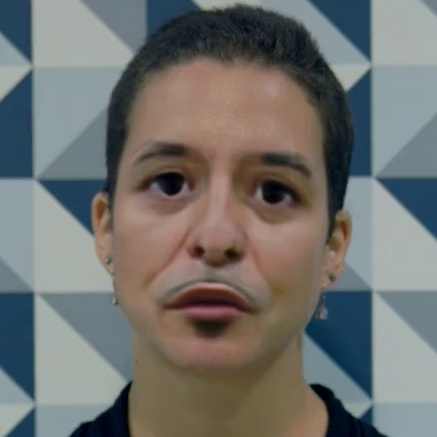
#> input picture VandF/Frames/Deepfake/faces/face_01_11__talking_against_wall__9229VVZ3_i_frame0_0.jpg, 437 x 437 px, given as the content of the folder path/to/image/directory, which was not available
$ python PAING-FaceCrop.py
#> lines starting #> are read from the running program, lines starting #| are printed output that depends on the picture; pictures that were not available may be replaced by others from this repository, and a replacement may not be noted
"""
This script is for detecting faces in images, cropping them and saving them in a new directory

@Author: Thant Zin Htoo PAING
"""


import cv2
import numpy as np
from matplotlib import pyplot as plt
import os

# Load the cascade from local storage or from the web
#face_cascade = cv2.CascadeClassifier('haarcascade_frontalface_default.xml') # Loading from local storage
face_cascade = cv2.CascadeClassifier(cv2.data.haarcascades + 'haarcascade_frontalface_default.xml') # Loading from the web

# Define image directory
img_path = r"path\to\image\directory" # Change the path to your image directory

# Create a new directory to save the images
new_dir = os.path.join(img_path, 'faces')
if not os.path.exists(new_dir):
    os.makedirs(new_dir)

def face_off(img_path, new_dir):
    # create a list and append all images that ends with .jpg from the image directory
#> called with img_path = 'path\\to\\image\\directory', new_dir = 'path\\to\\image\\directory/faces'
    img_list = []
    for file in os.listdir(img_path):
        if file.endswith('.jpg'):
            full_path = os.path.join(img_path, file)
            img_list.append(full_path)


    # Read images from the list as BGR image
    for file in img_list:
        img = cv2.imread(file)
#> img is the input picture: shape (437, 437, 3); mean B, G, R 110.5, 113.6, 113.4

        if img is None:
            print('Could not read the image')
            continue

        # Convert image to grayscale
        gray = cv2.cvtColor(img, cv2.COLOR_BGR2GRAY)
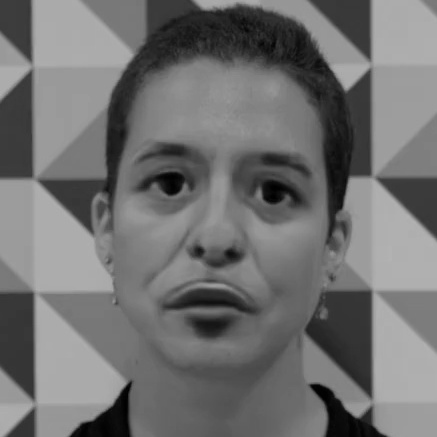
#> gray: shape (437, 437); min 0, max 179, mean 113.2

        # Detect faces
        face = face_cascade.detectMultiScale(gray, scaleFactor=1.1, minNeighbors=5, minSize=(60, 60))
#> face = [[69, 63, 304, 304]]

        # Add margin for cropping
        margin = 0.2 # 20% margin
        # Crop with margin
        for i,(x,y,w,h) in enumerate(face):
            xM = int(w*margin)
            yM = int(h*margin)

            x_start = max(0, x-xM)
            y_start = max(0, y-yM)
            x_end = min(img.shape[1], x+w+xM)
            y_end = min(img.shape[0], y+h+yM)

            face = img[y_start:y_end, x_start:x_end]

            # Save the images in the new directory
            cv2.imwrite(os.path.join(new_dir, f'face_{os.path.basename(file).split(".")[0]}_{i}.jpg'), face)
#> this loop made 1 pass
#> (x, y, w, h, xM, yM, x_start, y_start) on pass 1: (69, 63, 304, 304, 60, 60, 9, 3)
#> pass 1, in face_off, `face = img[y_start:y_end, x_start:x_end]`:
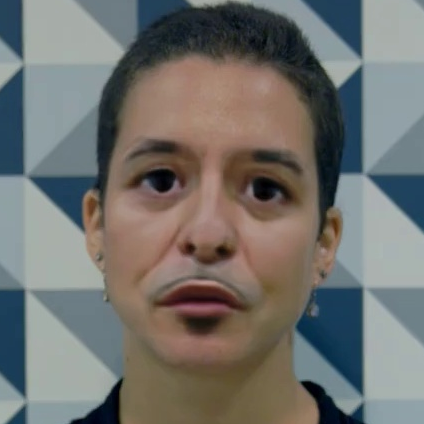
#> face: shape (424, 424, 3); mean B, G, R 110.2, 113.8, 114.4


if __name__ == '__main__':
    face_off(img_path, new_dir)
    print('Process done!, Do not froget to delete false positives!')

$ run again, on VandF/Frames/Deepfake/faces/face_03_11__talking_against_wall__P08VGHTA_i_frame0_0.jpg
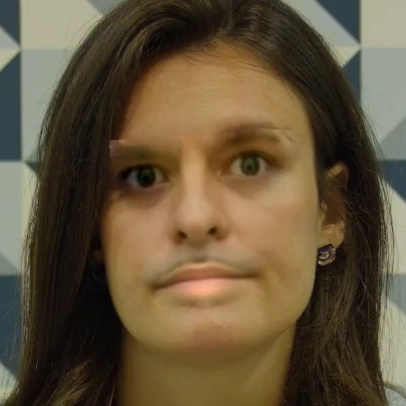
#> input picture VandF/Frames/Deepfake/faces/face_03_11__talking_against_wall__P08VGHTA_i_frame0_0.jpg, 406 x 406 px, given as the content of the folder path/to/image/directory, which was not available
#> in face_off, img is the input picture: shape (406, 406, 3); mean B, G, R 59.3, 84.3, 99.8
#> in face_off, `gray = cv2.cvtColor(img, cv2.COLOR_BGR2GRAY)`:
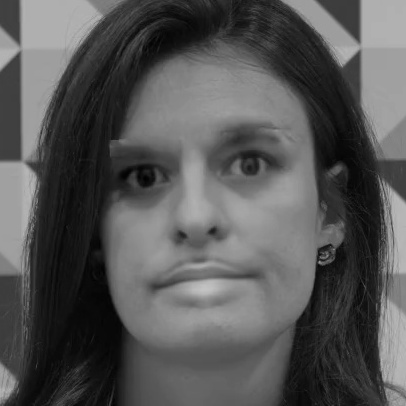
#> gray: shape (406, 406); min 1, max 195, mean 86.1
#> in face_off, `face = face_cascade.detectMultiScale(gray, scaleFactor=1.1, minNeighbo..`: face = [[56, 55, 290, 290]]
#> the loop in face_off, `for i,(x,y,w,h) in enumerate(face):` made 1 pass
#> (x, y, w, h, xM, yM, x_start, y_start) on pass 1: (56, 55, 290, 290, 58, 58, 0, 0)
#> pass 1, in face_off, `face = img[y_start:y_end, x_start:x_end]`:
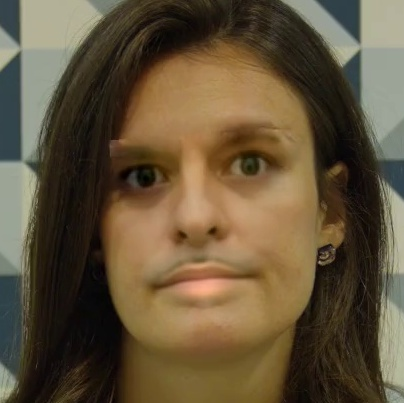
#> face: shape (403, 404, 3); mean B, G, R 59.1, 84.1, 99.8
